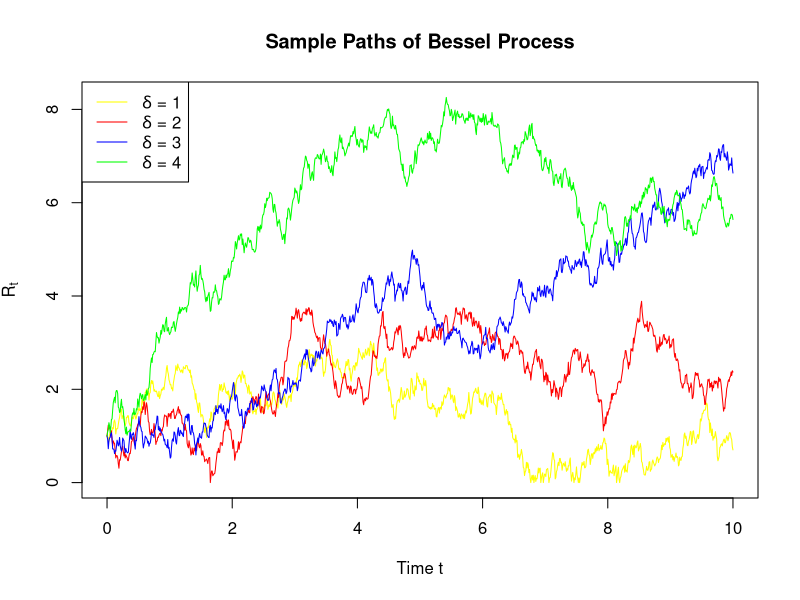
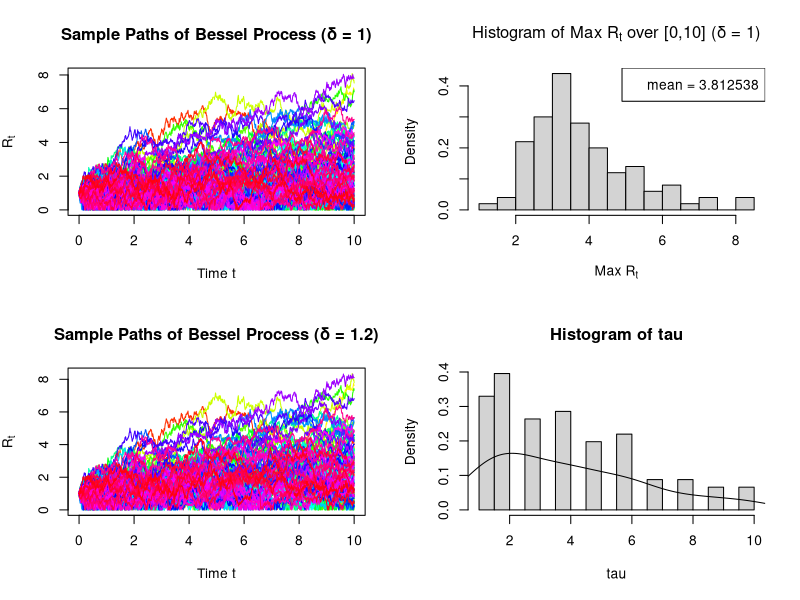

Reproduce these figures in R, in order.
## ---- chunk 1
set.seed(1)
T = 10
N = 1000
dt = T/N
Rt_sim <- function(delta, N, dt){
  Y <- numeric(N+1)
  Y[1] <- 1
  for (i in 1:N){
    dW <- sqrt(dt)*rnorm(1)
    Y[i+1] <- max(Y[i] + delta*dt+ 2*sqrt(Y[i])*dW, 0)
  } 
  return(sqrt(Y))
}
t <- seq(0, T, by = dt)
delta <- c(1,2,3,4)
Rt1 <- Rt_sim(delta[1], N=1000, dt=10/1000)
Rt2 <- Rt_sim(delta[2], N=1000, dt=10/1000)
Rt3 <- Rt_sim(delta[3], N=1000, dt=10/1000)
Rt4 <- Rt_sim(delta[4], N=1000, dt=10/1000)
ymin <- min(c(Rt1, Rt2, Rt3, Rt4))
ymax <- max(c(Rt1, Rt2, Rt3, Rt4))
plot(t, Rt1, "l", col = "yellow", ylim = c(ymin, ymax), main = "Sample Paths of Bessel Process", xlab = "Time t", ylab = expression(R[t]))
lines(t, Rt2, "l", col="red")
lines(t, Rt3, "l", col="blue")
lines(t, Rt4, "l", col="green")
legend("topleft",
       legend = c(expression(delta *' = 1'), expression(delta *' = 2'), expression(delta *' = 3'), expression(delta *' = 4')),
       col = c("yellow", "red", "blue", "green"),
       lty = 1)  
## ---- chunk 2
set.seed(1)
par(mfrow = c(2,2))

M <- 100  # Number of sample paths
t <- seq(0, T, by = dt)

# choose delta = 1, generate more paths
Rt_matrix <- sapply(1:M, function(m) Rt_sim(delta[1], N, dt)) # row: dt, col: Rt

matplot(t, Rt_matrix, type = "l", lty = 1, col = rainbow(M),
        main = "Sample Paths of Bessel Process (δ = 1)",
        xlab = "Time t", ylab = expression(R[t]))

max_Rt <- apply(Rt_matrix, 2, max) # calculate maximum for each column of Rt_matrix

hist(max_Rt, breaks = 20, prob = T, 
     main = expression("Histogram of Max " * R[t] * " over [0,10] (δ = 1)"), 
     xlab = expression("Max " * R[t]))

mean(max_Rt)
legend("topright",
       legend = "mean = 3.812538")
## ---- chunk 3
set.seed(1)

delta = 1.2
K = 2
T = 10
M <- 100  # Number of sample paths
t <- seq(0, T, by = dt)

Rt_matrix <- sapply(1:M, function(m) Rt_sim(delta, N, dt)) # row: dt, col: mth path of Rt

matplot(t, Rt_matrix, type = "l", lty = 1, col = rainbow(M),
        main = "Sample Paths of Bessel Process (δ = 1.2)",
        xlab = "Time t", ylab = expression(R[t]))




tk_index <- (1:10)/(10/1000) +1
Rtk <- Rt_matrix[tk_index, ]  # rows: t_k, cols: paths

tk_payoff <- pmax(Rtk - K, 0)  # (Rt - K)+

exercise_time <- apply(tk_payoff, 2, function(payoffs) {
  idx <- which(payoffs > 0)[1]  # first positive payoff
  if (is.na(idx)) return(NA)   # never exercised
  return(idx)  # tk index (1 to 10)
})

# Convert index to actual time τ
tau <- ifelse(is.na(exercise_time), NA, exercise_time)  # τ in 1:10

hist(tau, prob = T, breaks = 20)
lines(density(tau[!is.na(tau)]))
